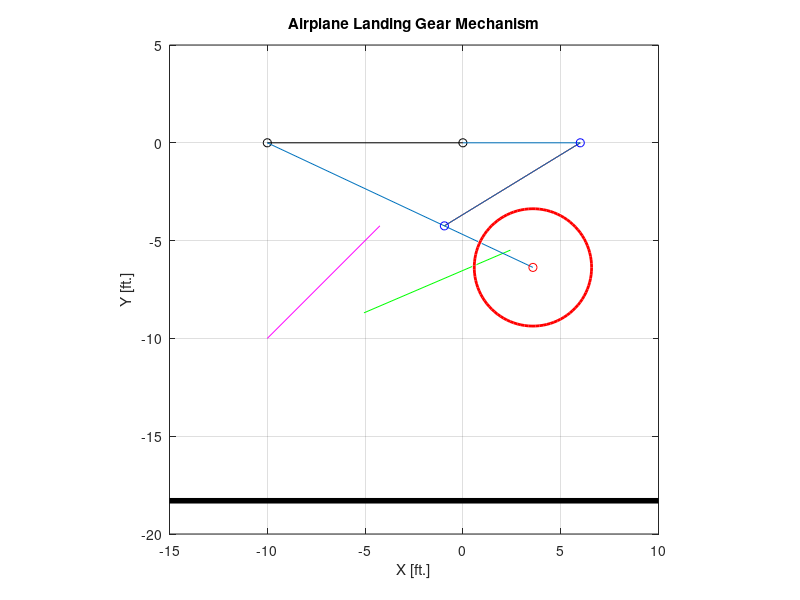
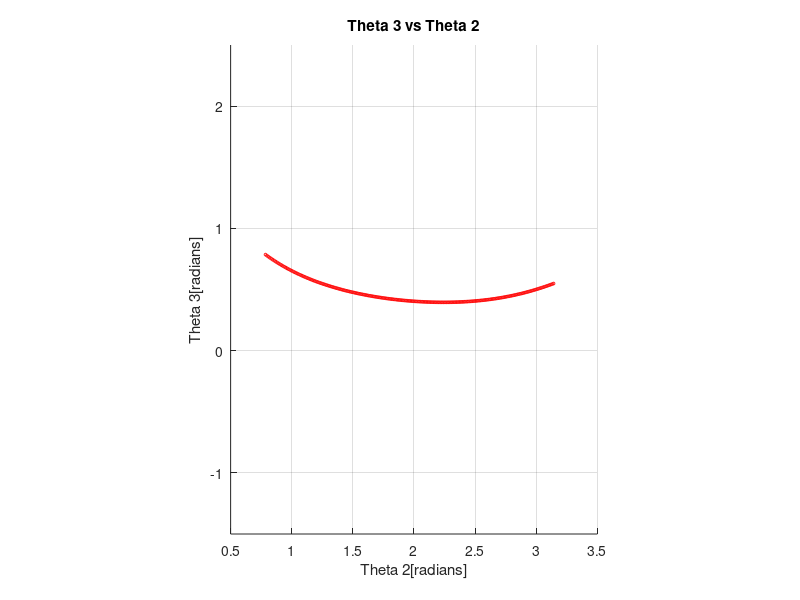
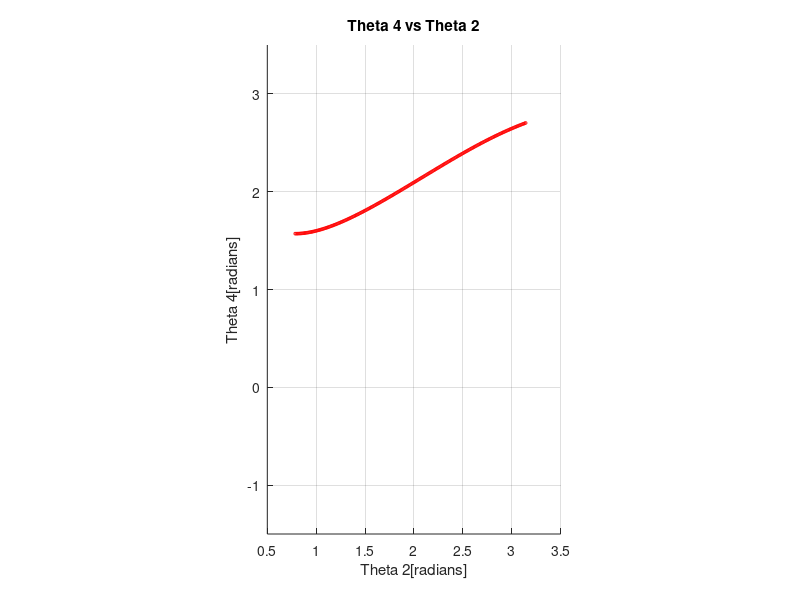

Here is the MATLAB script that generated these plots, in order:
clear all;
clc;

p1 = [6 0];
p2 = [-0.946699141100893 -4.247086478782448];
p3 = [2.428700058734363 -5.486475738094875];
p4 = [-5.055787223379352 -8.692224112360492];
p5 = [-4.242640687119286 -4.242640687119286];
p6 = [-10 -10];

M1 = [(p1(1)+p3(1))/2 (p1(2)+p3(2))/2];
M2 = [(p3(1)+p5(1))/2 (p3(2)+p5(2))/2];

S1 = -1*(p1(1)-p3(1))/(p1(2)-p3(2));
S2 = -1*(p3(1)-p5(1))/(p3(2)-p5(2));

C1 = M1(2)-S1*M1(1);
C2 = M2(2)-S2*M2(1);

A = [ S1 -1;
      S2 -1];
B = [ -C1;
      -C2];
X1 = (A\B)';

M3 = [(p2(1)+p4(1))/2 (p2(2)+p4(2))/2];
M4 = [(p4(1)+p6(1))/2 (p4(2)+p6(2))/2];

S3 = -1*(p2(1)-p4(1))/(p2(2)-p4(2));
S4 = -1*(p4(1)-p6(1))/(p4(2)-p6(2));

C3 = M3(2)-S3*M3(1);
C4 = M4(2)-S4*M4(1);

A = [ S3 -1;
      S4 -1];
B = [ -C3;
      -C4];
X2 = (A\B)';

r1 = pdist([X1(1),X1(2); X2(1),X2(2)],'euclidean');
r2 = pdist([X1(1) X1(2); p1(1) p1(2)],'euclidean');
r3 = pdist([p1(1),p1(2); p2(1),p2(2)],'euclidean');
r4 = pdist([X2(1) X2(2); p2(1) p2(2)],'euclidean');

theta_1 = 0;
theta_1fin = 0;
theta_2 = linspace(pi,45*(pi/180),200);
theta_3 = [];
theta_4 = [];
u_2 = [] ;

for i = 1:length(theta_2)
     c = (r3)^2-(r2)^2-(r4)^2-(r1)^2+2*r1*r2*cos(theta_2(i));
     a = 2*r4*((r1)-(r2*cos(theta_2(i))));
     b = -2*r2*r4*sin(theta_2(i));
     y = sqrt((a)^2+(b)^2-(c)^2);
     x = c+a ;
     u = (b+y)/(x);
     theta_4fin = 2*atan(u);
     cosang_3 = ((-r2*cos(theta_2(i)))+(r4*cos(theta_4fin))+r1)/(r3);
     sinang_3 = ((-r2*sin(theta_2(i)))+(r4*sin(theta_4fin)))/(r3) ;
     theta_3fin = atan2((sinang_3),(cosang_3)) ;
     theta_3 = [theta_3,theta_3fin];
     theta_4 = [theta_4,theta_4fin];
end

p0x = [X1(1) X2(1)];
p0y = [X1(2) X2(2)];
plot (p0x,p0y,'-oblack');
hold on;

p1x = [p1(1) p2(1)];
p1y = [p1(2) p2(2)];
plot(p1x,p1y,'r');
hold on;

p2x = [p3(1) p4(1)];
p2y = [p3(2) p4(2)];
plot(p2x,p2y,'g');
hold on;
   
p3x = [p5(1) p6(1)];
p3y = [p5(2) p6(2)];
plot(p3x, p3y,'m');
hold on;

ground=plot ([-15 10], [-18.3 -18.3],'-k');
hold on;
set(ground, 'LineWidth',4);

axis ([-15 10 -20 5]);
title('Airplane Landing Gear Mechanism');
xlabel('X [ft.]');
ylabel('Y [ft.]');
grid on;
hold on;
axis('equal');

for i = 1:length(theta_2)
    k2x = r2*cos(pi+theta_2(i))+X1(1);
    k2y = r2*sin(pi+theta_2(i))+X1(2);
    k4x = (r4)*cos(pi+theta_4(i))+X2(1);
    k4y = (r4)*sin(pi+theta_4(i))+X2(2);
    k5x = ((5+r4)*cos(pi+theta_4(i))+X2(1));
    k5y = ((5+r4)*sin(pi+theta_4(i))+X2(2));
    p2 = line([X1(1) k2x], [X1(2) k2y]);
    p3 = line([k2x k4x],[k2y k4y]);
    p4 = line([X2(1) k5x], [X2(2) k5y]);
    po2 = plot(k2x,k2y,'-oblue');
    po4 = plot(k4x,k4y,'-oblue');
    po5 = plot(k5x,k5y,'-ored');
    k5cen = [k5x k5y];
    circ1 = viscircles(k5cen,3);
    M(i) =getframe;
    delete(p2);
    delete(p3); 
    delete(p4); 
    delete(po2);
    delete(po4);
    delete(po5);
    delete(circ1);     
end

for i =length(theta_2):-1:1  
    k2x = r2*cos(pi+theta_2(i))+X1(1); 
    k2y = r2*sin(pi+theta_2(i))+X1(2); 
    k4x = r4*cos(pi+theta_4(i))+X2(1); 
    k4y = r4*sin(pi+theta_4(i))+X2(2); 
    k6x = (5+r4)*cos(pi+theta_4(i))+X2(1);
    k6y = (5+r4)*sin(pi+theta_4(i))+X2(2);
    p2 = line([X1(1) k2x], [X1(2) k2y]); 
    p3 = line([k2x k4x],[k2y k4y]); 
    p4 = line([X2(1) k6x], [X2(2) k6y]);
    po2 = plot(k2x,k2y,'-oblue');
    po4 = plot(k4x,k4y,'-oblue');
    po6 = plot(k6x,k6y,'-ored');
    k6cen = [k6x k6y]; 
    circ1=viscircles(k6cen,3);
    M(i) =getframe;
    if(i ~= 1)
        delete(p2); 
        delete(p3); 
        delete(p4); 
        delete(po2);
        delete(po4);
        delete(po6);
        delete(circ1);
    end
end
hold off;

figure 
axis equal
axis ([0.5 3.5 -1.5 2.5]) ;
xlabel('Theta 2[radians]'); 
ylabel('Theta 3[radians]'); 
title('Theta 3 vs Theta 2'); 
hold on;
grid on;
for i =1: length(theta_2)
   plot1 = plot(theta_2(i),theta_3(i),'-ro','MarkerSize',2);
   M(i) = getframe;
end 
hold off;

figure 
axis equal 
axis([0.5 3.5 -1.5 3.5]);
xlabel('Theta 2[radians]'); 
ylabel('Theta 4[radians]'); 
title('Theta 4 vs Theta 2');
hold on;
grid on;
for i = 1:length(theta_2)
    plot2 = plot(theta_2(i),theta_4(i),'-ro','MarkerSize',2);
    M(i) = getframe; 
end 
hold off;